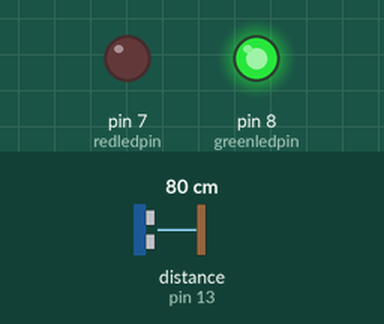
A sketch run on a simulated Arduino Uno, built with avr-gcc and run on an emulated ATmega328P. Parts: output pins drawn as LEDs (lit = HIGH). Wiring (inferred from the names in the program): ultrasonic range finder: trigger pin 10; echo pin 13. The inputs (shaded band) are chosen by the test bench; at power-on: distance to the obstacle (sensor on pin 13) 80 cm. The echo pulse lasts 58.3 µs per cm; pins used as bus, display or sensor lines are not drawn.

Above: at 0.05 s.
Timing chart, 0 to 3.0 s (numbered marks = the images above):
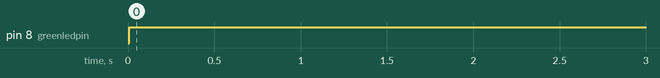

Measured:
- by itself, pin 8 (greenledpin): LOW → HIGH at 0.01 s

The sketch:

Assignment_code.ino
```cpp
#include <LiquidCrystal.h>
int trigPin = 10;
int echoPin = 13;
int redledpin = 7;
int greenledpin = 8;

LiquidCrystal lcd(12, 11, 5, 4, 3, 2);


void setup()
{

  pinMode(trigPin, OUTPUT);
  pinMode(echoPin, INPUT);
  pinMode(redledpin, OUTPUT);
  pinMode(greenledpin,OUTPUT);
}

void loop()
{
  float time, distance;
  digitalWrite(trigPin, LOW);
  delayMicroseconds(5);

  digitalWrite(redledpin,LOW);
  digitalWrite(greenledpin,LOW);
  digitalWrite(trigPin, HIGH);
  delayMicroseconds(10);
  digitalWrite(trigPin, LOW);

  //distance in cm = (microseconds/2)/29
  //speed of sound = 340m/s
  time = pulseIn(echoPin, HIGH);
  distance = (time / 2) * 0.0344;

  if (distance >= 300 || distance <= 2){
    lcd.print("Out of range");
    delay(500);
    digitalWrite(redledpin,HIGH);

  }
  else {
    lcd.print("obstacle in ");
    lcd.print(distance);
    lcd.print(" cm");
    digitalWrite(redledpin,LOW);
    digitalWrite(greenledpin,HIGH);
    delay(500);
  }
  delay(500);
  lcd.clear();
}
```
